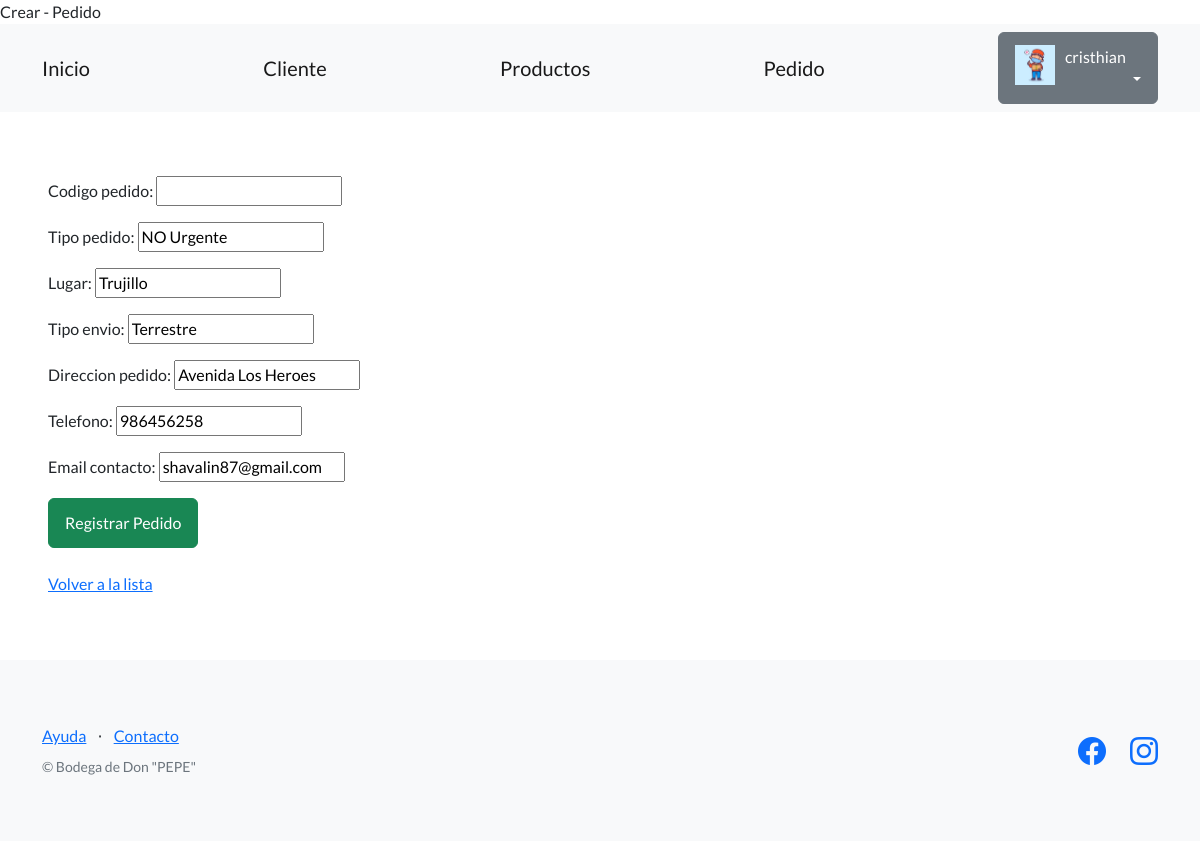
The app's page /productos-ventas/editar-pedido/7/ (signed in) with its own data.
### perfiles/models.py (models this page shows, shortened)
class Avatar(models.Model):
    user = models.OneToOneField(User, on_delete=models.CASCADE, null=True)
    imagen = models.ImageField(upload_to='avatares', null=True, blank=True)

### productos_ventas/models.py (models this page shows, shortened)
class Pedido(models.Model):
    codigo_pedido = models.CharField(max_length=256)
    tipo_pedido = models.CharField(max_length=11)
    lugar = models.CharField(max_length=256)
    tipo_envio = models.CharField(max_length=256)
    direccion_pedido = models.CharField(max_length=256)
    telefono = models.CharField(max_length=20, blank=True)
    email_contacto = models.EmailField(blank=True)
    creador = models.ForeignKey(User, on_delete=models.SET_NULL, null=True)

### productos_ventas/views.py (the view)
# urls.py: path("editar-pedido/<int:id>/", editar_pedido, name="editar_pedido"),
@login_required
def editar_pedido(request, id):
    pedido = Pedido.objects.get(id=id)
    if request.method == "POST":
        formulario = PedidoFormulario(request.POST)
        if formulario.is_valid():
            data = formulario.cleaned_data
            pedido.codigo_pedido = data["codigo_pedido"]
            pedido.tipo_pedido = data["tipo_pedido"]
            pedido.lugar = data["lugar"]
            pedido.tipo_envio = data["tipo_envio"]
            pedido.direccion_pedido = data["direccion_pedido"]
            pedido.telefono = data["telefono"]
            pedido.email_contacto = data["email_contacto"]
            pedido.save()
            url_exitosa = reverse('lista_pedido')
            return redirect(url_exitosa)
    else:  # GET
        inicial = {
            'codigo_producto': pedido.codigo_pedido,
            'tipo_pedido': pedido.tipo_pedido,
            'lugar':pedido.lugar,
            'tipo_envio':pedido.tipo_envio,
            'direccion_pedido':pedido.direccion_pedido,
            'telefono':pedido.telefono,
            'email_contacto':pedido.email_contacto,
        }
        formulario = PedidoFormulario(initial=inicial)
    return render(
        request=request,
        template_name='productos_ventas/formulario_pedido.html',
        context={'formulario': formulario},
    )

### productos_ventas/forms.py
class PedidoFormulario(forms.Form):
    codigo_pedido = forms.CharField(required=True, max_length=256)
    tipo_pedido = forms.CharField(required=True, max_length=256)
    lugar = forms.CharField(required=True, max_length=256)
    tipo_envio = forms.CharField(required=True, max_length=256)
    direccion_pedido = forms.CharField(required=True, max_length=32)
    telefono = forms.CharField(required=True, max_length=32)
    email_contacto = forms.CharField(required=True, max_length=256)

### productos_ventas/templates/productos_ventas/formulario_pedido.html (shortened to what this page needs)
{% extends "base.html" %}
{% block contenido %}
<form method="post">
  {{ formulario.as_p }}
  <input class="btn btn-success" type="submit" value="Registrar Pedido" />
</form>
<br>
<a href="{% url 'lista_pedido' %}">Volver a la lista</a>
{% endblock contenido %}

### templates_base/base.html (shortened to what this page needs)
{% load static %}
<!DOCTYPE html>
<html lang="en">
    <head>
        <link href="https://cdn.jsdelivr.net/npm/bootstrap-icons@1.5.0/font/bootstrap-icons.css" rel="stylesheet" type="text/css" />
        <link href="{% static 'css/styles.css' %}" rel="stylesheet" />
    </head>
    <body>
        <nav class="navbar navbar-light bg-light static-top">
            <div class="container">
                <a class="navbar-brand" href="{% url 'inicio' %}">Inicio</a>
                <a class="navbar-brand" href="{% url 'lista_cliente' %}">Cliente</a>
                <a class="navbar-brand" href="{% url 'lista_producto' %}">Productos</a>
                <a class="navbar-brand" href="{% url 'lista_pedido' %}">Pedido</a>
                {% if user.is_authenticated %}
                <div class="dropdown">
                    <button class="btn btn-secondary dropdown-toggle" type="button" id="dropdownMenuButton1" data-bs-toggle="dropdown" aria-expanded="false">
                        <div style="display: inline-flex;">
                            <img src="{{user.avatar.imagen.url}}" style="max-width:40px;margin-right: 10px;">
                            <span>{{ user.username }}</span>
                        </div>
                    </button>
                </div>
                {% else %}
                <a class="btn btn-primary" href="{% url 'login' %}">Inicio sesión</a>
                <a class="btn btn-success" href="{% url 'registro' %}">Registro</a>
                {% endif %}
            </div>
        </nav>
        <section style="padding:4rem 3rem;">
            {% block contenido %}
            {% endblock contenido %}
        </section>
        <footer class="footer bg-light">
            <div class="container">
                <div class="row">
                    <div class="col-lg-6 h-100 text-center text-lg-start my-auto">
                        <ul class="list-inline mb-2">
                            <li class="list-inline-item"><a href="#!">Ayuda</a></li>
                            <li class="list-inline-item">⋅</li>
                            <li class="list-inline-item"><a href="#!">Contacto</a></li>
                        </ul>
                        <p class="text-muted small mb-4 mb-lg-0">&copy; Bodega de Don "PEPE"</p>
                    </div>
                    <div class="col-lg-6 h-100 text-center text-lg-end my-auto">
                        <ul class="list-inline mb-0">
                            <li class="list-inline-item me-4">
                                <a href="https://www.facebook.com/plazaVeaOficial?locale=es_LA/"><i class="bi-facebook fs-3"></i></a>
                            <li class="list-inline-item">
                                <a href="https://www.instagram.com/plazavea.oficial/?hl=es-la/"><i class="bi-instagram fs-3"></i></a>
                            </li>
                        </ul>
                    </div>
                </div>
            </div>
        </footer>
    </body>
</html>

### records on screen
Pedido: tipo_pedido "NO Urgente", lugar "Trujillo", tipo_envio "Terrestre", direccion_pedido "Avenida Los Heroes", telefono "986456258", email_contacto "shavalin87@gmail.com"

### other values on screen
{{ user.username }} "cristhian"
